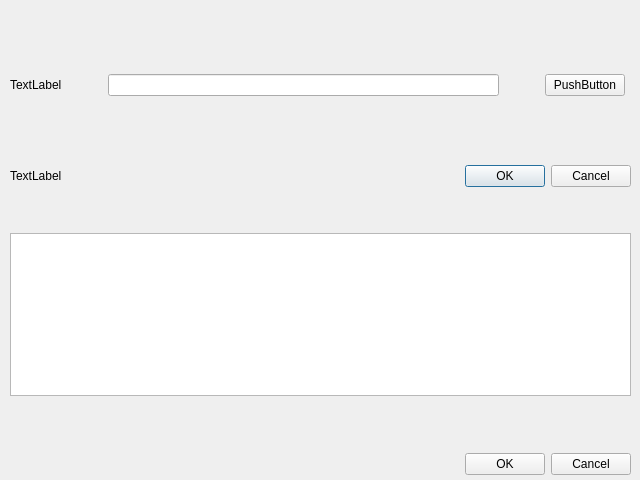
<?xml version="1.0" encoding="UTF-8"?>
<ui version="4.0">
 <class>Dialog</class>
 <widget class="QDialog" name="Dialog">
  <property name="geometry">
   <rect>
    <x>0</x>
    <y>0</y>
    <width>640</width>
    <height>480</height>
   </rect>
  </property>
  <property name="windowTitle">
   <string>Dialog</string>
  </property>
  <widget class="QWidget" name="verticalLayoutWidget">
   <property name="geometry">
    <rect>
     <x>10</x>
     <y>20</y>
     <width>621</width>
     <height>455</height>
    </rect>
   </property>
   <layout class="QVBoxLayout" name="verticalLayout">
    <property name="spacing">
     <number>46</number>
    </property>
    <property name="sizeConstraint">
     <enum>QLayout::SetDefaultConstraint</enum>
    </property>
    <property name="rightMargin">
     <number>0</number>
    </property>
    <item>
     <layout class="QHBoxLayout" name="horizontalLayout">
      <property name="sizeConstraint">
       <enum>QLayout::SetMinimumSize</enum>
      </property>
      <property name="topMargin">
       <number>54</number>
      </property>
      <property name="rightMargin">
       <number>6</number>
      </property>
      <property name="bottomMargin">
       <number>23</number>
      </property>
      <item>
       <widget class="QLabel" name="label">
        <property name="text">
         <string>TextLabel</string>
        </property>
       </widget>
      </item>
      <item>
       <widget class="QLineEdit" name="lineEdit"/>
      </item>
      <item>
       <widget class="QPushButton" name="pushButton">
        <property name="text">
         <string>PushButton</string>
        </property>
       </widget>
      </item>
     </layout>
    </item>
    <item>
     <layout class="QHBoxLayout" name="horizontalLayout_5">
      <property name="sizeConstraint">
       <enum>QLayout::SetFixedSize</enum>
      </property>
      <item>
       <widget class="QLabel" name="label_2">
        <property name="text">
         <string>TextLabel</string>
        </property>
       </widget>
      </item>
      <item>
       <widget class="QDialogButtonBox" name="buttonBox_3">
        <property name="orientation">
         <enum>Qt::Horizontal</enum>
        </property>
        <property name="standardButtons">
         <set>QDialogButtonBox::Cancel|QDialogButtonBox::Ok</set>
        </property>
       </widget>
      </item>
     </layout>
    </item>
    <item>
     <layout class="QHBoxLayout" name="horizontalLayout_3">
      <property name="spacing">
       <number>0</number>
      </property>
      <property name="sizeConstraint">
       <enum>QLayout::SetDefaultConstraint</enum>
      </property>
      <property name="topMargin">
       <number>0</number>
      </property>
      <item>
       <widget class="QTableView" name="tableView"/>
      </item>
     </layout>
    </item>
    <item>
     <spacer name="verticalSpacer">
      <property name="orientation">
       <enum>Qt::Vertical</enum>
      </property>
      <property name="sizeHint" stdset="0">
       <size>
        <width>20</width>
        <height>40</height>
       </size>
      </property>
     </spacer>
    </item>
    <item>
     <layout class="QHBoxLayout" name="horizontalLayout_4">
      <property name="sizeConstraint">
       <enum>QLayout::SetFixedSize</enum>
      </property>
      <item>
       <widget class="QDialogButtonBox" name="buttonBox">
        <property name="orientation">
         <enum>Qt::Horizontal</enum>
        </property>
        <property name="standardButtons">
         <set>QDialogButtonBox::Cancel|QDialogButtonBox::Ok</set>
        </property>
       </widget>
      </item>
     </layout>
    </item>
   </layout>
  </widget>
  <widget class="QDialogButtonBox" name="buttonBox_2">
   <property name="geometry">
    <rect>
     <x>420</x>
     <y>450</y>
     <width>617</width>
     <height>23</height>
    </rect>
   </property>
   <property name="orientation">
    <enum>Qt::Horizontal</enum>
   </property>
   <property name="standardButtons">
    <set>QDialogButtonBox::Cancel|QDialogButtonBox::Ok</set>
   </property>
  </widget>
 </widget>
 <resources/>
 <connections>
  <connection>
   <sender>buttonBox</sender>
   <signal>accepted()</signal>
   <receiver>Dialog</receiver>
   <slot>accept()</slot>
   <hints>
    <hint type="sourcelabel">
     <x>248</x>
     <y>254</y>
    </hint>
    <hint type="destinationlabel">
     <x>157</x>
     <y>274</y>
    </hint>
   </hints>
  </connection>
  <connection>
   <sender>buttonBox</sender>
   <signal>rejected()</signal>
   <receiver>Dialog</receiver>
   <slot>reject()</slot>
   <hints>
    <hint type="sourcelabel">
     <x>316</x>
     <y>260</y>
    </hint>
    <hint type="destinationlabel">
     <x>286</x>
     <y>274</y>
    </hint>
   </hints>
  </connection>
 </connections>
</ui>
